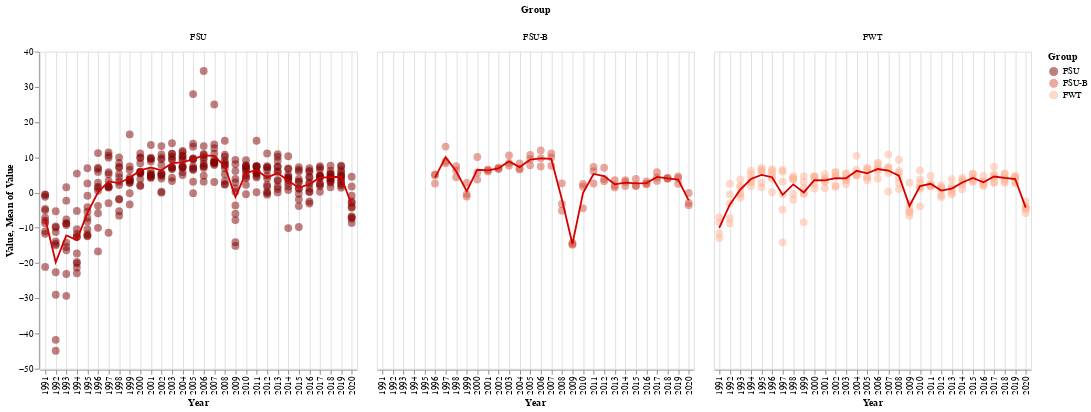

Notebook source saved alongside this figure:
### Code cell
dots = alt.Chart().mark_circle(orient='horizontal', opacity=0.5, size=75).encode(
    x=alt.X('Year:N', scale=alt.Scale(domain=list(range(1991, 2021)), nice=True), axis=alt.Axis(grid=True)),
    y=alt.Y('Value', scale=alt.Scale(nice=True), axis=alt.Axis(grid=False)),
    color=alt.Color('Group', scale=alt.Scale(domain=['FSU', 'FSU-B', 'FWT'], range=['#800000', '#D3543F', '#FFB495']))
).properties(
    width=350,
    height=350
)

line = alt.Chart().mark_line(color='#D50000').encode(
    x=alt.X('Year:N', scale=alt.Scale(domain=list(range(1991, 2021)), nice=True), axis=alt.Axis(grid=True)),
    y=alt.Y('mean(Value)', scale=alt.Scale(nice=True), axis=alt.Axis(grid=False)),
    #color=alt.Color('Group', scale=alt.Scale(domain=['FSU', 'FSU-B', 'FWT'], range=['#800000', '#D3543F', '#FFB495']))
).properties(
    width=350,
    height=350
)

alt.layer(dots, line, data=gdpchg.loc[gdpchg.Group!='EUU']).facet(
    column='Group:N'
)

### Figure 1 — Vega-Lite specification as saved in the notebook (floating-point values rounded to 4 significant figures; data arrays with more than 128 entries replaced by an {"elided": "..."} marker saying what was removed)
{"config": {"view": {"continuousWidth": 400, "continuousHeight": 300}}, "data": {"name": "data-4b5509f80e471411f98465a1f40a21f6"}, "facet": {"column": {"field": "Group", "type": "nominal"}}, "spec": {"layer": [{"mark": {"type": "circle", "opacity": 0.5, "orient": "horizontal", "size": 75}, "encoding": {"color": {"field": "Group", "scale": {"domain": ["FSU", "FSU-B", "FWT"], "range": ["#800000", "#D3543F", "#FFB495"]}, "type": "nominal"}, "x": {"axis": {"grid": true}, "field": "Year", "scale": {"domain": [1991, 1992, 1993, 1994, 1995, 1996, 1997, 1998, 1999, 2000, 2001, 2002, 2003, 2004, 2005, 2006, 2007, 2008, 2009, 2010, 2011, 2012, 2013, 2014, 2015, 2016, 2017, 2018, 2019, 2020], "nice": true}, "type": "nominal"}, "y": {"axis": {"grid": false}, "field": "Value", "scale": {"nice": true}, "type": "quantitative"}}, "height": 350, "width": 350}, {"mark": {"type": "line", "color": "#D50000"}, "encoding": {"x": {"axis": {"grid": true}, "field": "Year", "scale": {"domain": [1991, 1992, 1993, 1994, 1995, 1996, 1997, 1998, 1999, 2000, 2001, 2002, 2003, 2004, 2005, 2006, 2007, 2008, 2009, 2010, 2011, 2012, 2013, 2014, 2015, 2016, 2017, 2018, 2019, 2020], "nice": true}, "type": "nominal"}, "y": {"aggregate": "mean", "axis": {"grid": false}, "field": "Value", "scale": {"nice": true}, "type": "quantitative"}}, "height": 350, "width": 350}]}, "$schema": "https://vega.github.io/schema/vega-lite/v4.17.0.json", "datasets": {"data-4b5509f80e471411f98465a1f40a21f6": {"elided": "630 records"}}}
